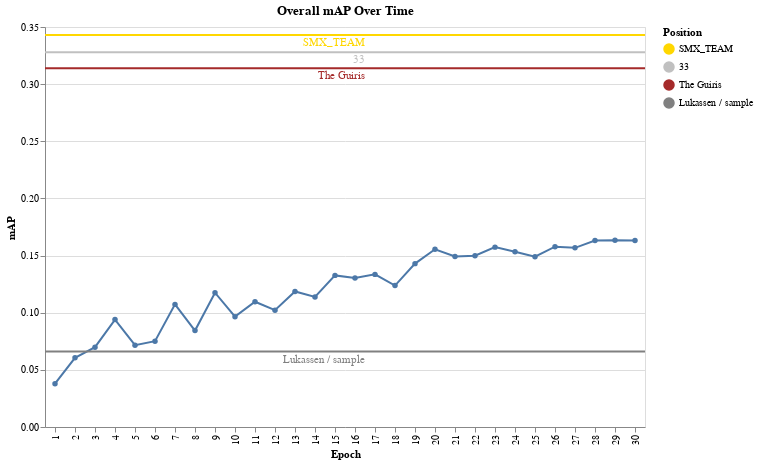

The cell this chart's notebook holds for it:
### Code cell
leaderboard = {
    'SMX_TEAM': 0.343,  # Gold
    '33': 0.328, # Silver
    'The Guiris': 0.314,  # Bronze
    'Lukassen / sample': 0.066   # Black
}

# Convert leaderboard data into a DataFrame for plotting
leaderboard_df = pd.DataFrame({
    'Position': list(leaderboard.keys()),
    'mAP': list(leaderboard.values()),
    'Color': ['gold', 'silver', 'bronze', 'black']
})

# Convert leaderboard data into a DataFrame for plotting
leaderboard_df = pd.DataFrame({
    'Position': list(leaderboard.keys()),
    'map': list(leaderboard.values()),
})

# Line chart for overall mAP
map_line = alt.Chart(map_df).mark_line(point=True).encode(
    x=alt.X('epoch:O', title='Epoch'),
    y=alt.Y('map:Q', title='mAP'),
    tooltip=['epoch:O', 'mAP:Q']
).properties(
    width=600,
    height=400,
    title="Overall mAP Over Time"
)

# Horizontal lines for leaderboard positions
leaderboard_lines = alt.Chart(leaderboard_df).mark_rule().encode(
    y='map:Q',
    color=alt.Color('Position:N', scale=alt.Scale(
        domain=['SMX_TEAM', '33', 'The Guiris', 'Lukassen / sample'], 
        range=['gold', 'silver', 'brown', 'gray']
    )),
    size=alt.value(2),  # Thicker line
    tooltip=['Position:N', 'map:Q']
)

leaderboard_text = alt.Chart(leaderboard_df).mark_text(
    align='right',
    baseline='middle',
    dx=20,
    dy=8
).encode(
    y='map:Q',
    text='Position:N',
    color=alt.Color('Position:N', scale=alt.Scale(
        domain=['SMX_TEAM', '33', 'The Guiris', 'Lukassen / sample'], 
        range=['gold', 'silver', 'bronze', 'black']
    ))
)

# Combine the line chart, horizontal lines, and text labels
final_chart = map_line + leaderboard_lines + leaderboard_text

# Display the chart
final_chart.display()

### Figure 1 — Vega-Lite specification as saved in the notebook (floating-point values rounded to 4 significant figures)
{"config": {"view": {"continuousWidth": 300, "continuousHeight": 300}}, "layer": [{"data": {"name": "data-756f31ccf96d85df04c5492a72520b84"}, "mark": {"type": "line", "point": true}, "encoding": {"tooltip": [{"field": "epoch", "type": "ordinal"}, {"field": "mAP", "type": "quantitative"}], "x": {"field": "epoch", "title": "Epoch", "type": "ordinal"}, "y": {"field": "map", "title": "mAP", "type": "quantitative"}}, "title": "Overall mAP Over Time"}, {"data": {"name": "data-7e64fe14af945f6fc09e8fea9557d22b"}, "mark": {"type": "rule"}, "encoding": {"color": {"field": "Position", "scale": {"domain": ["SMX_TEAM", "33", "The Guiris", "Lukassen / sample"], "range": ["gold", "silver", "brown", "gray"]}, "type": "nominal"}, "size": {"value": 2}, "tooltip": [{"field": "Position", "type": "nominal"}, {"field": "map", "type": "quantitative"}], "y": {"field": "map", "type": "quantitative"}}}, {"data": {"name": "data-7e64fe14af945f6fc09e8fea9557d22b"}, "mark": {"type": "text", "align": "right", "baseline": "middle", "dx": 20, "dy": 8}, "encoding": {"color": {"field": "Position", "scale": {"domain": ["SMX_TEAM", "33", "The Guiris", "Lukassen / sample"], "range": ["gold", "silver", "bronze", "black"]}, "type": "nominal"}, "text": {"field": "Position", "type": "nominal"}, "y": {"field": "map", "type": "quantitative"}}}], "height": 400, "width": 600, "$schema": "https://vega.github.io/schema/vega-lite/v5.20.1.json", "datasets": {"data-756f31ccf96d85df04c5492a72520b84": [{"epoch": 1, "map": 0.03791, "map_50": -1.0, "map_75": -1.0, "map_small": 0.02183, "map_medium": 0.05061, "map_large": 0.04863, "mar_1": 0.1079, "mar_10": 0.1551, "mar_100": 0.1571, "mar_small": 0.02364, "mar_medium": 0.1512, "mar_large": 0.2833, "classes": [1, 2, 3, 4, 5, 6, 7, 8, 9, 10, 11, 12, 13, 14], "0_map": null, "1_map": 0.0, "2_map": 0.0, "3_map": 0.2273, "4_map": 0.01728, "5_map": 0.0008477, "6_map": 0.009972, "7_map": 0.02059, "8_map": 0.01251, "9_map": 0.0, "10_map": 0.09721, "11_map": 0.0003194, "12_map": 0.0, "13_map": 0.003026, "0_mar": null, "1_mar": 0.0, "2_mar": 0.0, "3_mar": 0.5881, "4_mar": 0.275, "5_mar": 0.05769, "6_mar": 0.1698, "7_mar": 0.2275, "8_mar": 0.0597, "9_mar": 0.0, "10_mar": 0.3905, "11_mar": 0.006525, "12_mar": 0.0, "13_mar": 0.05957}, {"epoch": 2, "map": 0.06053, "map_50": -1.0, "map_75": -1.0, "map_small": 0.0189, "map_medium": 0.07519, "map_large": 0.06356, "mar_1": 0.1406, "mar_10": 0.1829, "mar_100": 0.1829, "mar_small": 0.01818, "mar_medium": 0.1583, "mar_large": 0.3338, "classes": [1, 2, 3, 4, 5, 6, 7, 8, 9, 10, 11, 12, 13, 14], "0_map": null, "1_map": 0.0, "2_map": 0.0, "3_map": 0.3374, "4_map": 0.01895, "5_map": 0.002527, "6_map": 0.01928, "7_map": 0.023, "8_map": 0.01156, "9_map": 0.0002372, "10_map": 0.09815, "11_map": 0.0005824, "12_map": 0.0, "13_map": 0.01092, "0_mar": null, "1_mar": 0.0, "2_mar": 0.0, "3_mar": 0.8049, "4_mar": 0.325, "5_mar": 0.07692, "6_mar": 0.1792, "7_mar": 0.2017, "8_mar": 0.02239, "9_mar": 0.0123, "10_mar": 0.3314, "11_mar": 0.003263, "12_mar": 0.0, "13_mar": 0.09386}, {"epoch": 3, "map": 0.06982, "map_50": -1.0, "map_75": -1.0, "map_small": 0.02271, "map_medium": 0.07206, "map_large": 0.07223, "mar_1": 0.1056, "mar_10": 0.132, "mar_100": 0.1349, "mar_small": 0.02438, "mar_medium": 0.1245, "mar_large": 0.1777, "classes": [1, 2, 3, 4, 5, 6, 7, 8, 9, 10, 11, 12, 13, 14], "0_map": null, "1_map": 0.0, "2_map": 0.0, "3_map": 0.4476, "4_map": 0.005658, "5_map": 0.0, "6_map": 0.0, "7_map": 0.01063, "8_map": 0.0, "9_map": 0.0001664, "10_map": 0.1513, "11_map": 0.004173, "12_map": 0.0, "13_map": 0.00495, "0_mar": null, "1_mar": 0.0, "2_mar": 0.0, "3_mar": 0.6694, "4_mar": 0.05, "5_mar": 0.0, "6_mar": 0.0, "7_mar": 0.1073, "8_mar": 0.0, "9_mar": 0.008197, "10_mar": 0.5089, "11_mar": 0.03752, "12_mar": 0.0, "13_mar": 0.009025}, {"epoch": 4, "map": 0.094, "map_50": -1.0, "map_75": -1.0, "map_small": 0.04431, "map_medium": 0.1154, "map_large": 0.108, "mar_1": 0.1806, "mar_10": 0.2486, "mar_100": 0.2539, "mar_small": 0.04645, "mar_medium": 0.2418, "mar_large": 0.4338, "classes": [1, 2, 3, 4, 5, 6, 7, 8, 9, 10, 11, 12, 13, 14], "0_map": null, "1_map": 0.0, "2_map": 0.0, "3_map": 0.5094, "4_map": 0.02789, "5_map": 0.03703, "6_map": 0.03142, "7_map": 0.02576, "8_map": 0.01275, "9_map": 0.0002269, "10_map": 0.1977, "11_map": 0.004637, "12_map": 0.0, "13_map": 0.01367, "0_mar": null, "1_mar": 0.0, "2_mar": 0.0, "3_mar": 0.8266, "4_mar": 0.3, "5_mar": 0.3173, "6_mar": 0.2075, "7_mar": 0.309, "8_mar": 0.06343, "9_mar": 0.02049, "10_mar": 0.5562, "11_mar": 0.0522, "12_mar": 0.0, "13_mar": 0.09206}, {"epoch": 5, "map": 0.07155, "map_50": -1.0, "map_75": -1.0, "map_small": 0.04632, "map_medium": 0.07677, "map_large": 0.07604, "mar_1": 0.1275, "mar_10": 0.1728, "mar_100": 0.1741, "mar_small": 0.05154, "mar_medium": 0.1638, "mar_large": 0.334, "classes": [1, 2, 3, 4, 5, 6, 7, 8, 9, 10, 11, 12, 13, 14], "0_map": null, "1_map": 0.0008391, "2_map": 0.0, "3_map": 0.1701, "4_map": 0.03322, "5_map": 0.0179, "6_map": 0.04475, "7_map": 0.02623, "8_map": 0.01148, "9_map": 0.0, "10_map": 0.1828, "11_map": 0.00314, "12_map": 0.0, "13_map": 0.01706, "0_mar": null, "1_mar": 0.04762, "2_mar": 0.0, "3_mar": 0.1762, "4_mar": 0.275, "5_mar": 0.1154, "6_mar": 0.2547, "7_mar": 0.2618, "8_mar": 0.02612, "9_mar": 0.0, "10_mar": 0.497, "11_mar": 0.0522, "12_mar": 0.0, "13_mar": 0.1173}, {"epoch": 6, "map": 0.07513, "map_50": -1.0, "map_75": -1.0, "map_small": 0.02713, "map_medium": 0.07914, "map_large": 0.09101, "mar_1": 0.1253, "mar_10": 0.1822, "mar_100": 0.1883, "mar_small": 0.03006, "mar_medium": 0.1818, "mar_large": 0.3872, "classes": [1, 2, 3, 4, 5, 6, 7, 8, 9, 10, 11, 12, 13, 14], "0_map": null, "1_map": 0.001485, "2_map": 0.0, "3_map": 0.3171, "4_map": 0.03748, "5_map": 0.01466, "6_map": 0.02445, "7_map": 0.03356, "8_map": 0.02034, "9_map": 0.0001795, "10_map": 0.2038, "11_map": 0.002476, "12_map": 0.0, "13_map": 0.02209, "0_mar": null, "1_mar": 0.1429, "2_mar": 0.0, "3_mar": 0.3767, "4_mar": 0.225, "5_mar": 0.07692, "6_mar": 0.1981, "7_mar": 0.309, "8_mar": 0.04851, "9_mar": 0.01639, "10_mar": 0.6095, "11_mar": 0.04078, "12_mar": 0.0, "13_mar": 0.1354}, {"epoch": 7, "map": 0.1073, "map_50": -1.0, "map_75": -1.0, "map_small": 0.09805, "map_medium": 0.1226, "map_large": 0.1201, "mar_1": 0.1896, "mar_10": 0.253, "mar_100": 0.2585, "mar_small": 0.1024, "mar_medium": 0.2483, "mar_large": 0.427, "classes": [1, 2, 3, 4, 5, 6, 7, 8, 9, 10, 11, 12, 13, 14], "0_map": null, "1_map": 0.0, "2_map": 0.0, "3_map": 0.5484, "4_map": 0.05063, "5_map": 0.02695, "6_map": 0.03293, "7_map": 0.03097, "8_map": 0.01806, "9_map": 0.0003992, "10_map": 0.2276, "11_map": 0.004507, "12_map": 0.0, "13_map": 0.0377, "0_mar": null, "1_mar": 0.0, "2_mar": 0.0, "3_mar": 0.8591, "4_mar": 0.3, "5_mar": 0.2981, "6_mar": 0.2642, "7_mar": 0.2833, "8_mar": 0.0709, "9_mar": 0.02459, "10_mar": 0.574, "11_mar": 0.04078, "12_mar": 0.0, "13_mar": 0.1968}, {"epoch": 8, "map": 0.08436, "map_50": -1.0, "map_75": -1.0, "map_small": 0.08156, "map_medium": 0.09623, "map_large": 0.09917, "mar_1": 0.1818, "mar_10": 0.284, "mar_100": 0.2932, "mar_small": 0.1064, "mar_medium": 0.2555, "mar_large": 0.5754, "classes": [1, 2, 3, 4, 5, 6, 7, 8, 9, 10, 11, 12, 13, 14], "0_map": null, "1_map": 0.003442, "2_map": 0.000275, "3_map": 0.3768, "4_map": 0.05719, "5_map": 0.05246, "6_map": 0.03381, "7_map": 0.02897, "8_map": 0.02666, "9_map": 0.0004036, "10_map": 0.1841, "11_map": 0.01129, "12_map": 0.003895, "13_map": 0.02515, "0_mar": null, "1_mar": 0.2381, "2_mar": 0.01266, "3_mar": 0.4715, "4_mar": 0.5, "5_mar": 0.3365, "6_mar": 0.2925, "7_mar": 0.4034, "8_mar": 0.07463, "9_mar": 0.02459, "10_mar": 0.6805, "11_mar": 0.124, "12_mar": 0.2308, "13_mar": 0.1588}, {"epoch": 9, "map": 0.1175, "map_50": -1.0, "map_75": -1.0, "map_small": 0.1071, "map_medium": 0.1411, "map_large": 0.1289, "mar_1": 0.1962, "mar_10": 0.2613, "mar_100": 0.2679, "mar_small": 0.1302, "mar_medium": 0.2666, "mar_large": 0.4405, "classes": [1, 2, 3, 4, 5, 6, 7, 8, 9, 10, 11, 12, 13, 14], "0_map": null, "1_map": 0.0006781, "2_map": 0.0, "3_map": 0.5585, "4_map": 0.07311, "5_map": 0.04259, "6_map": 0.03608, "7_map": 0.04469, "8_map": 0.02771, "9_map": 0.0004285, "10_map": 0.2375, "11_map": 0.01488, "12_map": 0.0, "13_map": 0.0291, "0_mar": null, "1_mar": 0.04762, "2_mar": 0.0, "3_mar": 0.7859, "4_mar": 0.275, "5_mar": 0.2115, "6_mar": 0.2547, "7_mar": 0.3691, "8_mar": 0.05597, "9_mar": 0.03279, "10_mar": 0.6923, "11_mar": 0.1175, "12_mar": 0.0, "13_mar": 0.1372}, {"epoch": 10, "map": 0.09655, "map_50": -1.0, "map_75": -1.0, "map_small": 0.0342, "map_medium": 0.1061, "map_large": 0.131, "mar_1": 0.1591, "mar_10": 0.2289, "mar_100": 0.2353, "mar_small": 0.05282, "mar_medium": 0.239, "mar_large": 0.4028, "classes": [1, 2, 3, 4, 5, 6, 7, 8, 9, 10, 11, 12, 13, 14], "0_map": null, "1_map": 0.006212, "2_map": 0.0022, "3_map": 0.4469, "4_map": 0.0585, "5_map": 0.0431, "6_map": 0.03751, "7_map": 0.04506, "8_map": 0.02506, "9_map": 9.43e-05, "10_map": 0.2419, "11_map": 0.01764, "12_map": 0.0, "13_map": 0.06215, "0_mar": null, "1_mar": 0.09524, "2_mar": 0.01266, "3_mar": 0.4878, "4_mar": 0.25, "5_mar": 0.2788, "6_mar": 0.2736, "7_mar": 0.2704, "8_mar": 0.07463, "9_mar": 0.004098, "10_mar": 0.6982, "11_mar": 0.1223, "12_mar": 0.0, "13_mar": 0.2671}, {"epoch": 11, "map": 0.1096, "map_50": -1.0, "map_75": -1.0, "map_small": 0.08265, "map_medium": 0.1332, "map_large": 0.147, "mar_1": 0.2283, "mar_10": 0.3412, "mar_100": 0.3485, "mar_small": 0.09027, "mar_medium": 0.3383, "mar_large": 0.5628, "classes": [1, 2, 3, 4, 5, 6, 7, 8, 9, 10, 11, 12, 13, 14], "0_map": null, "1_map": 0.001375, "2_map": 0.0005077, "3_map": 0.5344, "4_map": 0.09481, "5_map": 0.04757, "6_map": 0.03702, "7_map": 0.04825, "8_map": 0.02846, "9_map": 0.0007089, "10_map": 0.2468, "11_map": 0.01664, "12_map": 0.00469, "13_map": 0.05224, "0_mar": null, "1_mar": 0.04762, "2_mar": 0.01266, "3_mar": 0.8049, "4_mar": 0.675, "5_mar": 0.4231, "6_mar": 0.3491, "7_mar": 0.4893, "8_mar": 0.1045, "9_mar": 0.06967, "10_mar": 0.5621, "11_mar": 0.1207, "12_mar": 0.2308, "13_mar": 0.2762}, {"epoch": 12, "map": 0.1022, "map_50": -1.0, "map_75": -1.0, "map_small": 0.07184, "map_medium": 0.1202, "map_large": 0.1344, "mar_1": 0.1949, "mar_10": 0.3044, "mar_100": 0.3138, "mar_small": 0.08877, "mar_medium": 0.2778, "mar_large": 0.623, "classes": [1, 2, 3, 4, 5, 6, 7, 8, 9, 10, 11, 12, 13, 14], "0_map": null, "1_map": 0.0062, "2_map": 0.0005736, "3_map": 0.4921, "4_map": 0.08603, "5_map": 0.05447, "6_map": 0.04098, "7_map": 0.05274, "8_map": 0.02809, "9_map": 0.0005066, "10_map": 0.2186, "11_map": 0.01456, "12_map": 0.005091, "13_map": 0.04133, "0_mar": null, "1_mar": 0.2381, "2_mar": 0.02532, "3_mar": 0.5962, "4_mar": 0.45, "5_mar": 0.25, "6_mar": 0.3868, "7_mar": 0.4292, "8_mar": 0.1082, "9_mar": 0.03279, "10_mar": 0.6391, "11_mar": 0.1452, "12_mar": 0.3846, "13_mar": 0.2581}, {"epoch": 13, "map": 0.1186, "map_50": -1.0, "map_75": -1.0, "map_small": 0.09136, "map_medium": 0.1415, "map_large": 0.1446, "mar_1": 0.2023, "mar_10": 0.2813, "mar_100": 0.2908, "mar_small": 0.09785, "mar_medium": 0.2641, "mar_large": 0.5147, "classes": [1, 2, 3, 4, 5, 6, 7, 8, 9, 10, 11, 12, 13, 14], "0_map": null, "1_map": 0.002971, "2_map": 0.0, "3_map": 0.6153, "4_map": 0.07566, "5_map": 0.06024, "6_map": 0.03561, "7_map": 0.03202, "8_map": 0.02915, "9_map": 0.0007827, "10_map": 0.2486, "11_map": 0.02714, "12_map": 0.006921, "13_map": 0.01908, "0_mar": null, "1_mar": 0.1429, "2_mar": 0.0, "3_mar": 0.8591, "4_mar": 0.475, "5_mar": 0.2019, "6_mar": 0.1132, "7_mar": 0.3433, "8_mar": 0.08955, "9_mar": 0.04098, "10_mar": 0.6627, "11_mar": 0.106, "12_mar": 0.2308, "13_mar": 0.0704}, {"epoch": 14, "map": 0.1138, "map_50": -1.0, "map_75": -1.0, "map_small": 0.1074, "map_medium": 0.1376, "map_large": 0.1627, "mar_1": 0.227, "mar_10": 0.3462, "mar_100": 0.3556, "mar_small": 0.1163, "mar_medium": 0.3316, "mar_large": 0.6662, "classes": [1, 2, 3, 4, 5, 6, 7, 8, 9, 10, 11, 12, 13, 14], "0_map": null, "1_map": 0.007946, "2_map": 0.0007616, "3_map": 0.5601, "4_map": 0.1088, "5_map": 0.06257, "6_map": 0.05293, "7_map": 0.05653, "8_map": 0.03838, "9_map": 0.001134, "10_map": 0.2495, "11_map": 0.0157, "12_map": 0.006169, "13_map": 0.06127, "0_mar": null, "1_mar": 0.381, "2_mar": 0.01266, "3_mar": 0.7507, "4_mar": 0.575, "5_mar": 0.3846, "6_mar": 0.3396, "7_mar": 0.4721, "8_mar": 0.1455, "9_mar": 0.07377, "10_mar": 0.5917, "11_mar": 0.106, "12_mar": 0.3077, "13_mar": 0.2834}, {"epoch": 15, "map": 0.1327, "map_50": -1.0, "map_75": -1.0, "map_small": 0.1086, "map_medium": 0.1541, "map_large": 0.1715, "mar_1": 0.2551, "mar_10": 0.3825, "mar_100": 0.3876, "mar_small": 0.1445, "mar_medium": 0.3866, "mar_large": 0.6246, "classes": [1, 2, 3, 4, 5, 6, 7, 8, 9, 10, 11, 12, 13, 14], "0_map": null, "1_map": 0.00889, "2_map": 0.001523, "3_map": 0.6412, "4_map": 0.09396, "5_map": 0.06021, "6_map": 0.06309, "7_map": 0.07169, "8_map": 0.03338, "9_map": 0.00116, "10_map": 0.3164, "11_map": 0.03292, "12_map": 0.004448, "13_map": 0.06682, "0_mar": null, "1_mar": 0.2381, "2_mar": 0.05063, "3_mar": 0.8564, "4_mar": 0.75, "5_mar": 0.3654, "6_mar": 0.4528, "7_mar": 0.4979, "8_mar": 0.1306, "9_mar": 0.06967, "10_mar": 0.6805, "11_mar": 0.1713, "12_mar": 0.2308, "13_mar": 0.3303}, {"epoch": 16, "map": 0.1305, "map_50": -1.0, "map_75": -1.0, "map_small": 0.1027, "map_medium": 0.1519, "map_large": 0.1723, "mar_1": 0.2446, "mar_10": 0.3507, "mar_100": 0.3588, "mar_small": 0.1272, "mar_medium": 0.3612, "mar_large": 0.5855, "classes": [1, 2, 3, 4, 5, 6, 7, 8, 9, 10, 11, 12, 13, 14], "0_map": null, "1_map": 0.0277, "2_map": 0.0011, "3_map": 0.5887, "4_map": 0.1058, "5_map": 0.04778, "6_map": 0.04286, "7_map": 0.0658, "8_map": 0.03371, "9_map": 0.001183, "10_map": 0.2917, "11_map": 0.04761, "12_map": 0.006368, "13_map": 0.07465, "0_mar": null, "1_mar": 0.2857, "2_mar": 0.01266, "3_mar": 0.8482, "4_mar": 0.625, "5_mar": 0.2596, "6_mar": 0.2547, "7_mar": 0.4678, "8_mar": 0.1306, "9_mar": 0.07787, "10_mar": 0.645, "11_mar": 0.2316, "12_mar": 0.2308, "13_mar": 0.2653}, {"epoch": 17, "map": 0.1335, "map_50": -1.0, "map_75": -1.0, "map_small": 0.111, "map_medium": 0.1502, "map_large": 0.1773, "mar_1": 0.2715, "mar_10": 0.3997, "mar_100": 0.4147, "mar_small": 0.1501, "mar_medium": 0.3985, "mar_large": 0.6691, "classes": [1, 2, 3, 4, 5, 6, 7, 8, 9, 10, 11, 12, 13, 14], "0_map": null, "1_map": 0.006473, "2_map": 0.003126, "3_map": 0.5825, "4_map": 0.1063, "5_map": 0.0894, "6_map": 0.0617, "7_map": 0.0819, "8_map": 0.03089, "9_map": 0.002956, "10_map": 0.2633, "11_map": 0.03416, "12_map": 0.0077, "13_map": 0.0708, "0_mar": null, "1_mar": 0.1905, "2_mar": 0.06329, "3_mar": 0.8347, "4_mar": 0.65, "5_mar": 0.4231, "6_mar": 0.4151, "7_mar": 0.5708, "8_mar": 0.1716, "9_mar": 0.1516, "10_mar": 0.6864, "11_mar": 0.1778, "12_mar": 0.3846, "13_mar": 0.2798}, {"epoch": 18, "map": 0.1237, "map_50": -1.0, "map_75": -1.0, "map_small": 0.04262, "map_medium": 0.148, "map_large": 0.1942, "mar_1": 0.2432, "mar_10": 0.3805, "mar_100": 0.392, "mar_small": 0.07151, "mar_medium": 0.3749, "mar_large": 0.6653, "classes": [1, 2, 3, 4, 5, 6, 7, 8, 9, 10, 11, 12, 13, 14], "0_map": null, "1_map": 0.01655, "2_map": 0.002875, "3_map": 0.593, "4_map": 0.1202, "5_map": 0.06268, "6_map": 0.06277, "7_map": 0.0735, "8_map": 0.03658, "9_map": 0.00231, "10_map": 0.3166, "11_map": 0.03013, "12_map": 0.005277, "13_map": 0.07987, "0_mar": null, "1_mar": 0.2381, "2_mar": 0.03797, "3_mar": 0.9079, "4_mar": 0.65, "5_mar": 0.4327, "6_mar": 0.5283, "7_mar": 0.5494, "8_mar": 0.1418, "9_mar": 0.1311, "10_mar": 0.6391, "11_mar": 0.137, "12_mar": 0.3077, "13_mar": 0.361}, {"epoch": 19, "map": 0.143, "map_50": -1.0, "map_75": -1.0, "map_small": 0.1079, "map_medium": 0.1642, "map_large": 0.1902, "mar_1": 0.2641, "mar_10": 0.3896, "mar_100": 0.4003, "mar_small": 0.1631, "mar_medium": 0.3806, "mar_large": 0.6318, "classes": [1, 2, 3, 4, 5, 6, 7, 8, 9, 10, 11, 12, 13, 14], "0_map": null, "1_map": 0.03962, "2_map": 0.004933, "3_map": 0.628, "4_map": 0.1121, "5_map": 0.06891, "6_map": 0.05313, "7_map": 0.0714, "8_map": 0.03526, "9_map": 0.001778, "10_map": 0.3201, "11_map": 0.03746, "12_map": 0.01194, "13_map": 0.0834, "0_mar": null, "1_mar": 0.2381, "2_mar": 0.1013, "3_mar": 0.8509, "4_mar": 0.65, "5_mar": 0.3654, "6_mar": 0.4057, "7_mar": 0.4678, "8_mar": 0.1269, "9_mar": 0.08607, "10_mar": 0.7041, "11_mar": 0.2121, "12_mar": 0.3077, "13_mar": 0.361}, {"epoch": 20, "map": 0.1555, "map_50": -1.0, "map_75": -1.0, "map_small": 0.1164, "map_medium": 0.1796, "map_large": 0.195, "mar_1": 0.2825, "mar_10": 0.4243, "mar_100": 0.4369, "mar_small": 0.1689, "mar_medium": 0.4207, "mar_large": 0.702, "classes": [1, 2, 3, 4, 5, 6, 7, 8, 9, 10, 11, 12, 13, 14], "0_map": null, "1_map": 0.0463, "2_map": 0.004422, "3_map": 0.7006, "4_map": 0.1119, "5_map": 0.08242, "6_map": 0.0615, "7_map": 0.07838, "8_map": 0.04973, "9_map": 0.002016, "10_map": 0.335, "11_map": 0.04399, "12_map": 0.009563, "13_map": 0.08799, "0_mar": null, "1_mar": 0.2381, "2_mar": 0.08861, "3_mar": 0.897, "4_mar": 0.7, "5_mar": 0.4808, "6_mar": 0.5189, "7_mar": 0.5622, "8_mar": 0.1455, "9_mar": 0.09426, "10_mar": 0.6923, "11_mar": 0.2153, "12_mar": 0.3846, "13_mar": 0.3574}, {"epoch": 21, "map": 0.1491, "map_50": -1.0, "map_75": -1.0, "map_small": 0.08824, "map_medium": 0.1735, "map_large": 0.1921, "mar_1": 0.286, "mar_10": 0.4298, "mar_100": 0.4413, "mar_small": 0.1232, "mar_medium": 0.4163, "mar_large": 0.746, "classes": [1, 2, 3, 4, 5, 6, 7, 8, 9, 10, 11, 12, 13, 14], "0_map": null, "1_map": 0.02842, "2_map": 0.004339, "3_map": 0.6821, "4_map": 0.1292, "5_map": 0.1017, "6_map": 0.06223, "7_map": 0.07398, "8_map": 0.04249, "9_map": 0.001951, "10_map": 0.2824, "11_map": 0.04532, "12_map": 0.007945, "13_map": 0.08533, "0_mar": null, "1_mar": 0.3333, "2_mar": 0.08861, "3_mar": 0.9024, "4_mar": 0.7, "5_mar": 0.5577, "6_mar": 0.4623, "7_mar": 0.5365, "8_mar": 0.1418, "9_mar": 0.123, "10_mar": 0.6213, "11_mar": 0.2316, "12_mar": 0.3846, "13_mar": 0.37}, {"epoch": 22, "map": 0.1499, "map_50": -1.0, "map_75": -1.0, "map_small": 0.1068, "map_medium": 0.171, "map_large": 0.1948, "mar_1": 0.2733, "mar_10": 0.4134, "mar_100": 0.4218, "mar_small": 0.1531, "mar_medium": 0.4094, "mar_large": 0.6733, "classes": [1, 2, 3, 4, 5, 6, 7, 8, 9, 10, 11, 12, 13, 14], "0_map": null, "1_map": 0.0159, "2_map": 0.003505, "3_map": 0.6863, "4_map": 0.1461, "5_map": 0.09013, "6_map": 0.05774, "7_map": 0.08839, "8_map": 0.03779, "9_map": 0.00199, "10_map": 0.3392, "11_map": 0.04764, "12_map": 0.00872, "13_map": 0.07305, "0_mar": null, "1_mar": 0.381, "2_mar": 0.1139, "3_mar": 0.9024, "4_mar": 0.65, "5_mar": 0.4327, "6_mar": 0.4528, "7_mar": 0.5322, "8_mar": 0.153, "9_mar": 0.07377, "10_mar": 0.7041, "11_mar": 0.2007, "12_mar": 0.3077, "13_mar": 0.3069}, {"epoch": 23, "map": 0.1574, "map_50": -1.0, "map_75": -1.0, "map_small": 0.1087, "map_medium": 0.178, "map_large": 0.2158, "mar_1": 0.2917, "mar_10": 0.4453, "mar_100": 0.4569, "mar_small": 0.16, "mar_medium": 0.443, "mar_large": 0.7058, "classes": [1, 2, 3, 4, 5, 6, 7, 8, 9, 10, 11, 12, 13, 14], "0_map": null, "1_map": 0.0592, "2_map": 0.007415, "3_map": 0.6819, "4_map": 0.1401, "5_map": 0.1006, "6_map": 0.06432, "7_map": 0.08062, "8_map": 0.03802, "9_map": 0.004261, "10_map": 0.3285, "11_map": 0.05461, "12_map": 0.01086, "13_map": 0.08596, "0_mar": null, "1_mar": 0.4286, "2_mar": 0.1519, "3_mar": 0.9295, "4_mar": 0.675, "5_mar": 0.5481, "6_mar": 0.4906, "7_mar": 0.5365, "8_mar": 0.1604, "9_mar": 0.1352, "10_mar": 0.645, "11_mar": 0.2088, "12_mar": 0.3077, "13_mar": 0.361}, {"epoch": 24, "map": 0.1533, "map_50": -1.0, "map_75": -1.0, "map_small": 0.09539, "map_medium": 0.1697, "map_large": 0.2119, "mar_1": 0.2863, "mar_10": 0.4332, "mar_100": 0.4466, "mar_small": 0.1644, "mar_medium": 0.4323, "mar_large": 0.6716, "classes": [1, 2, 3, 4, 5, 6, 7, 8, 9, 10, 11, 12, 13, 14], "0_map": null, "1_map": 0.06698, "2_map": 0.008611, "3_map": 0.6707, "4_map": 0.152, "5_map": 0.07298, "6_map": 0.06487, "7_map": 0.08611, "8_map": 0.04234, "9_map": 0.003799, "10_map": 0.3261, "11_map": 0.0506, "12_map": 0.007256, "13_map": 0.09243, "0_mar": null, "1_mar": 0.381, "2_mar": 0.1266, "3_mar": 0.897, "4_mar": 0.7, "5_mar": 0.4423, "6_mar": 0.4906, "7_mar": 0.5837, "8_mar": 0.1493, "9_mar": 0.09836, "10_mar": 0.6923, "11_mar": 0.2431, "12_mar": 0.3846, "13_mar": 0.3755}, {"epoch": 25, "map": 0.1491, "map_50": -1.0, "map_75": -1.0, "map_small": 0.1081, "map_medium": 0.1683, "map_large": 0.2134, "mar_1": 0.2877, "mar_10": 0.4287, "mar_100": 0.4429, "mar_small": 0.1708, "mar_medium": 0.4276, "mar_large": 0.7094, "classes": [1, 2, 3, 4, 5, 6, 7, 8, 9, 10, 11, 12, 13, 14], "0_map": null, "1_map": 0.02654, "2_map": 0.006592, "3_map": 0.6652, "4_map": 0.119, "5_map": 0.09812, "6_map": 0.07172, "7_map": 0.07584, "8_map": 0.04241, "9_map": 0.005305, "10_map": 0.3185, "11_map": 0.05192, "12_map": 0.009209, "13_map": 0.08842, "0_mar": null, "1_mar": 0.2857, "2_mar": 0.1519, "3_mar": 0.916, "4_mar": 0.65, "5_mar": 0.4712, "6_mar": 0.4811, "7_mar": 0.5751, "8_mar": 0.1567, "9_mar": 0.1967, "10_mar": 0.6568, "11_mar": 0.2104, "12_mar": 0.3077, "13_mar": 0.3863}, {"epoch": 26, "map": 0.1578, "map_50": -1.0, "map_75": -1.0, "map_small": 0.1061, "map_medium": 0.1764, "map_large": 0.2099, "mar_1": 0.2799, "mar_10": 0.4222, "mar_100": 0.4308, "mar_small": 0.1722, "mar_medium": 0.4216, "mar_large": 0.6629, "classes": [1, 2, 3, 4, 5, 6, 7, 8, 9, 10, 11, 12, 13, 14], "0_map": null, "1_map": 0.0289, "2_map": 0.007593, "3_map": 0.7056, "4_map": 0.1376, "5_map": 0.09161, "6_map": 0.0702, "7_map": 0.08647, "8_map": 0.04339, "9_map": 0.003535, "10_map": 0.3138, "11_map": 0.05265, "12_map": 0.01075, "13_map": 0.07351, "0_mar": null, "1_mar": 0.2857, "2_mar": 0.1392, "3_mar": 0.916, "4_mar": 0.7, "5_mar": 0.3846, "6_mar": 0.4717, "7_mar": 0.5794, "8_mar": 0.153, "9_mar": 0.08197, "10_mar": 0.6864, "11_mar": 0.1876, "12_mar": 0.3077, "13_mar": 0.3069}, {"epoch": 27, "map": 0.1568, "map_50": -1.0, "map_75": -1.0, "map_small": 0.1103, "map_medium": 0.1743, "map_large": 0.2157, "mar_1": 0.2816, "mar_10": 0.4384, "mar_100": 0.4503, "mar_small": 0.1766, "mar_medium": 0.4405, "mar_large": 0.6923, "classes": [1, 2, 3, 4, 5, 6, 7, 8, 9, 10, 11, 12, 13, 14], "0_map": null, "1_map": 0.03112, "2_map": 0.01267, "3_map": 0.6988, "4_map": 0.1488, "5_map": 0.08542, "6_map": 0.06561, "7_map": 0.08653, "8_map": 0.04211, "9_map": 0.007078, "10_map": 0.3187, "11_map": 0.05431, "12_map": 0.01227, "13_map": 0.0859, "0_mar": null, "1_mar": 0.3333, "2_mar": 0.1646, "3_mar": 0.9214, "4_mar": 0.725, "5_mar": 0.4135, "6_mar": 0.4528, "7_mar": 0.5665, "8_mar": 0.153, "9_mar": 0.168, "10_mar": 0.7041, "11_mar": 0.2186, "12_mar": 0.3077, "13_mar": 0.3718}, {"epoch": 28, "map": 0.1632, "map_50": -1.0, "map_75": -1.0, "map_small": 0.1142, "map_medium": 0.1759, "map_large": 0.2282, "mar_1": 0.2991, "mar_10": 0.4702, "mar_100": 0.4849, "mar_small": 0.1965, "mar_medium": 0.4909, "mar_large": 0.7246, "classes": [1, 2, 3, 4, 5, 6, 7, 8, 9, 10, 11, 12, 13, 14], "0_map": null, "1_map": 0.03747, "2_map": 0.01591, "3_map": 0.6684, "4_map": 0.1711, "5_map": 0.1018, "6_map": 0.07056, "7_map": 0.09083, "8_map": 0.0365, "9_map": 0.007931, "10_map": 0.3178, "11_map": 0.06052, "12_map": 0.00867, "13_map": 0.09952, "0_mar": null, "1_mar": 0.2857, "2_mar": 0.1519, "3_mar": 0.9187, "4_mar": 0.775, "5_mar": 0.4904, "6_mar": 0.6321, "7_mar": 0.6052, "8_mar": 0.1381, "9_mar": 0.168, "10_mar": 0.7041, "11_mar": 0.2757, "12_mar": 0.3846, "13_mar": 0.4242}, {"epoch": 29, "map": 0.1634, "map_50": -1.0, "map_75": -1.0, "map_small": 0.1101, "map_medium": 0.18, "map_large": 0.2228, "mar_1": 0.2782, "mar_10": 0.4417, "mar_100": 0.4536, "mar_small": 0.1591, "mar_medium": 0.4576, "mar_large": 0.6825, "classes": [1, 2, 3, 4, 5, 6, 7, 8, 9, 10, 11, 12, 13, 14], "0_map": null, "1_map": 0.02193, "2_map": 0.01793, "3_map": 0.7028, "4_map": 0.1374, "5_map": 0.08948, "6_map": 0.06807, "7_map": 0.0893, "8_map": 0.04479, "9_map": 0.007583, "10_map": 0.3366, "11_map": 0.05822, "12_map": 0.01045, "13_map": 0.09721, "0_mar": null, "1_mar": 0.2857, "2_mar": 0.1646, "3_mar": 0.916, "4_mar": 0.7, "5_mar": 0.3462, "6_mar": 0.4623, "7_mar": 0.5494, "8_mar": 0.1567, "9_mar": 0.1639, "10_mar": 0.6864, "11_mar": 0.2365, "12_mar": 0.4615, "13_mar": 0.3718}, {"epoch": 30, "map": 0.1632, "map_50": -1.0, "map_75": -1.0, "map_small": 0.1085, "map_medium": 0.1772, "map_large": 0.23, "mar_1": 0.2826, "mar_10": 0.4322, "mar_100": 0.4437, "mar_small": 0.1597, "mar_medium": 0.4357, "mar_large": 0.6732, "classes": [1, 2, 3, 4, 5, 6, 7, 8, 9, 10, 11, 12, 13, 14], "0_map": null, "1_map": 0.01971, "2_map": 0.01202, "3_map": 0.7179, "4_map": 0.1562, "5_map": 0.1198, "6_map": 0.08231, "7_map": 0.09398, "8_map": 0.04435, "9_map": 0.006805, "10_map": 0.3238, "11_map": 0.05719, "12_map": 0.01105, "13_map": 0.09646, "0_mar": null, "1_mar": 0.2857, "2_mar": 0.1266, "3_mar": 0.9295, "4_mar": 0.7, "5_mar": 0.4423, "6_mar": 0.5189, "7_mar": 0.5536, "8_mar": 0.1418, "9_mar": 0.1393, "10_mar": 0.7278, "11_mar": 0.2186, "12_mar": 0.3077, "13_mar": 0.3538}], "data-7e64fe14af945f6fc09e8fea9557d22b": [{"Position": "SMX_TEAM", "map": 0.343}, {"Position": "33", "map": 0.328}, {"Position": "The Guiris", "map": 0.314}, {"Position": "Lukassen / sample", "map": 0.066}]}}
